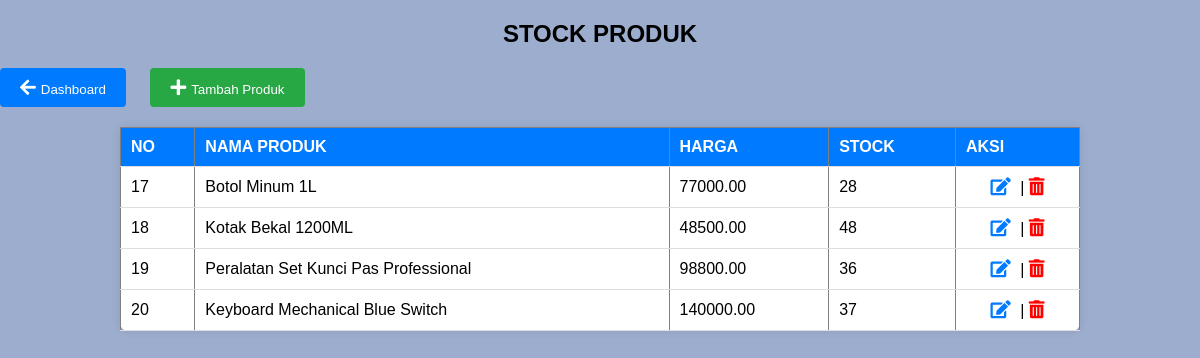
Screenshot of /kasir/stok_barang.php with the database file from the repository.
### tables this page shows
CREATE TABLE `produk` (
  `ProdukID` int(11) NOT NULL,
  `NamaProduk` varchar(255) NOT NULL,
  `Harga` decimal(10,2) NOT NULL,
  `Stok` int(11) NOT NULL
);

### kasir/stok_barang.php (the view, shortened to what this page needs)
<!DOCTYPE html>
<html lang="en">
<head>
<link rel="stylesheet" href="https://cdnjs.cloudflare.com/ajax/libs/font-awesome/5.15.4/css/all.min.css">
</head>
<body>
<h2>STOCK PRODUK</h2>
<button onclick="location.href='dashboard.php'"><i class="fas fa-arrow-left"></i>Dashboard</button>
<button class="tambah-produk" onclick="location.href='tambah_produk.php'"><i class="fas fa-plus"></i>Tambah Produk</button>
<table border="1">
  <tr>
    <th>NO</th>
    <th>NAMA PRODUK</th>
    <th>HARGA</th>
    <th>STOCK</th>
    <th>AKSI</th>
  </tr>
  <?php
    include 'config.php';
    $sql = "SELECT ProdukID, NamaProduk, Harga, Stok FROM produk";
    $result = mysqli_query($conn, $sql);
    if (mysqli_num_rows($result) > 0) {
        while ($row = mysqli_fetch_assoc($result)) {
            echo "<tr>";
            echo "<td>" . $row["ProdukID"] . "</td>";
            echo "<td>" . $row["NamaProduk"] . "</td>";
            echo "<td>" . $row["Harga"] . "</td>";
            echo "<td>" . $row["Stok"] . "</td>";
            echo "<td>";
            echo "<a href='edit_produk.php?id=" . $row["ProdukID"] . "' title='Edit'><i class='fas fa-edit'></i></a>&nbsp;|&nbsp;";
            echo "<a href='hapus_produk.php?id=" . $row["ProdukID"] . "' title='Hapus'><i class='fas fa-trash-alt'></i></a>";
            echo "</td>";
            echo "</tr>";
        }
    } else {
        echo "<tr><td colspan='5'>0 hasil</td></tr>";
    }
   ?>
 </table>
</body>
</html>

### kasir/stok_barang.php (style rules this page uses)
body { font-family: Arial, sans-serif; margin: 0; padding: 0; background-color: #9cadce; }
h2 { text-align: center; margin-bottom: 20px; }
button { padding: 10px 20px; background-color: #007bff; color: #fff; border: none; border-radius: 4px; cursor: pointer; text-decoration: none; margin-bottom: 20px; }
button i { margin-right: 5px; }
.tambah-produk { background-color: #28a745; margin-left: 20px; }
table { width: 80%; margin: 0 auto; border-collapse: collapse; background-color: #fff; border-radius: 8px; box-shadow: 0 0 10px rgba(0, 0, 0, 0.1); }
th, td { padding: 10px; text-align: left; border-bottom: 1px solid #ddd; }
th { background-color: #007bff; color: #fff; }
td:last-child { text-align: center; }
.fas { font-size: 18px; }
.fas.fa-edit { color: #007bff; margin-right: 5px; }
.fas.fa-trash-alt { color: red; }

### rows the page displays
produk: ProdukID "17", NamaProduk "Botol Minum 1L", Harga "77000.00", Stok "28"
produk: ProdukID "18", NamaProduk "Kotak Bekal 1200ML", Harga "48500.00", Stok "48"
produk: ProdukID "19", NamaProduk "Peralatan Set Kunci Pas Professional", Harga "98800.00", Stok "36"
produk: ProdukID "20", NamaProduk "Keyboard Mechanical Blue Switch", Harga "140000.00", Stok "37"
